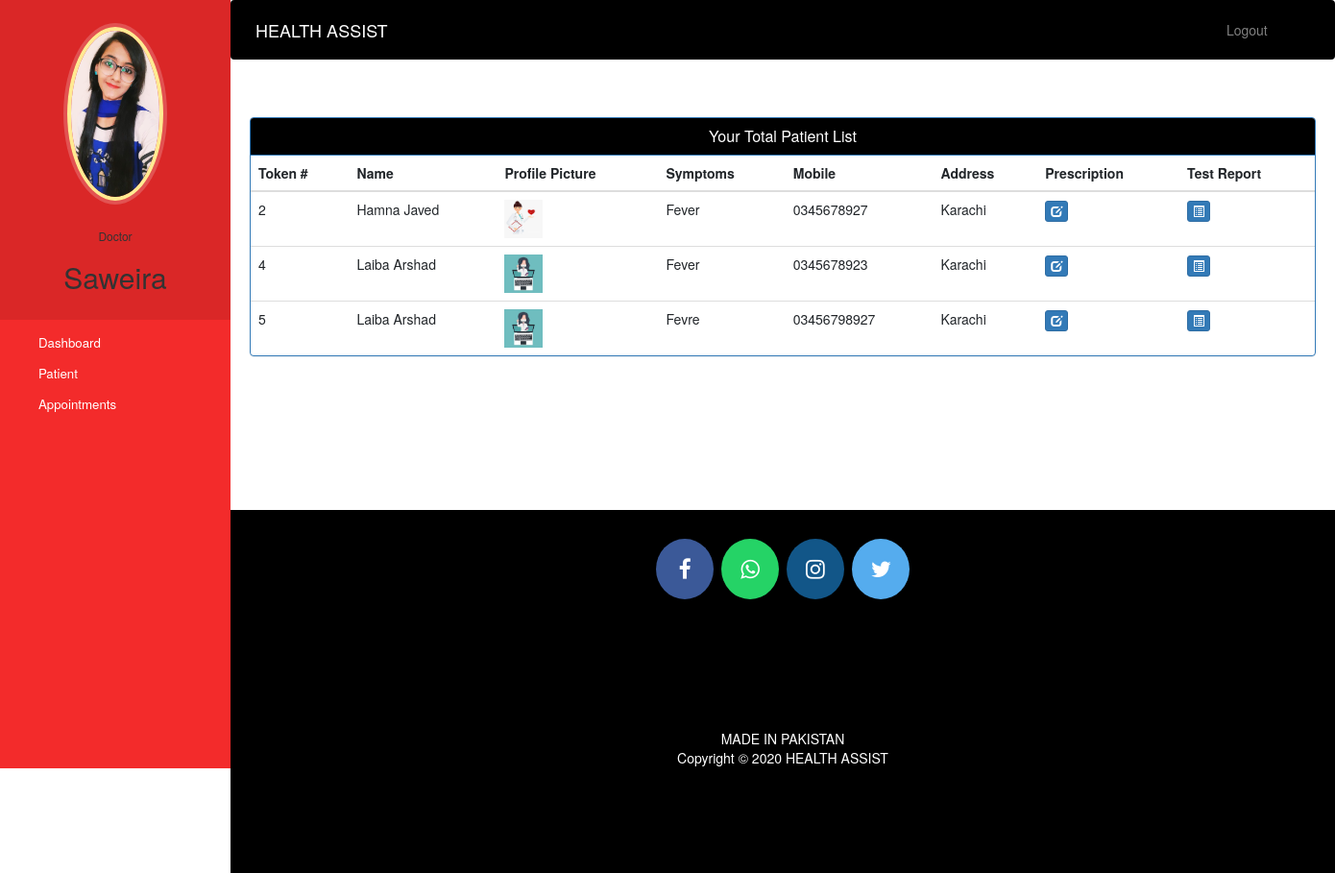
Screenshot of /doctor-view-patient (signed in) with the database file from the repository.
### hospital/models.py (models this page shows, shortened)
class Doctor(models.Model):
    user=models.OneToOneField(User,on_delete=models.CASCADE)
    profile_pic= models.ImageField(upload_to='profile_pic/DoctorProfilePic/',null=True,blank=True)
    address = models.CharField(max_length=40)
    mobile = models.CharField(max_length=20,null=True)
    department= models.CharField(max_length=50,choices=departments,default='Cardiologist')
    status=models.BooleanField(default=True)

class Patient(models.Model):
    user=models.OneToOneField(User,on_delete=models.CASCADE)
    profile_pic= models.ImageField(upload_to='profile_pic/PatientProfilePic/',null=True,blank=True)
    address = models.CharField(max_length=40)
    mobile = models.CharField(max_length=20,null=True)
    symptoms = models.CharField(max_length=100,null=True)
    assignedDoctorId = models.PositiveIntegerField(null=True)
    admitDate=models.DateField(auto_now=True)
    status=models.BooleanField(default=True)
    @property
    def get_name(self):
        return self.user.first_name+" "+self.user.last_name

### hospital/views.py (the view)
# urls.py: path('doctor-view-patient', views.doctor_view_patient_view,name='doctor-view-patient'),
@login_required(login_url='doctorlogin')
@user_passes_test(is_doctor)
def doctor_view_patient_view(request):
    patients=models.Patient.objects.all().filter(status=True,assignedDoctorId=request.user.id)
    doctor=models.Doctor.objects.get(user_id=request.user.id) #for profile picture of doctor in sidebar
    return render(request,'hospital/doctor_view_patient.html',{'patients':patients,'doctor':doctor})

### hospital/views.py (called while the page is built)
def is_doctor(user):
    return user.groups.filter(name='DOCTOR').exists()

### templates/hospital/doctor_view_patient.html (shortened to what this page needs)
{% extends 'hospital/doctor_base.html' %}
{% block content %}
{%load static%}
<head>
  <link href="//netdna.bootstrapcdn.com/bootstrap/3.0.0/css/bootstrap.min.css" rel="stylesheet" id="bootstrap-css">
</head>
<div class="container">
  <div class="panel panel-primary">
    <div class="panel-heading" style=" background-color:black;">
      <h6 class="panel-title">Your Total Patient List</h6>
    </div>
    <table class="table table-hover" id="dev-table">
      <thead>
        <tr>
          <th>Token #</th>
          <th>Name</th>
          <th>Profile Picture</th>
          <th>Symptoms</th>
          <th>Mobile</th>
          <th>Address</th>
          <th>Prescription</th>
          <th>Test Report</th>
        </tr>
      </thead>
      {% for p in patients %}
      <tr>
        <td> {{p.id}}</td>
        <td> {{p.get_name}}</td>
        <td> <img src="{% static p.profile_pic.url %}" alt="Profile Pic" height="40px" width="40px" /></td>
        <td>{{p.symptoms}}</td>
        <td>{{p.mobile}}</td>
        <td>{{p.address}}</td>
        <td><a class="btn btn-primary btn-xs" href="{% url 'doctor-add-prescription' p.id %}"><span class="glyphicon glyphicon-edit"></span></a></td>
        <td><a class="btn btn-primary btn-xs" href="{% url 'doctor-add-testreport' p.id %}"><span class="glyphicon glyphicon-list-alt"></span></a></td>
      </tr>
      {% endfor %}
    </table>
  </div>
</div>
{% endblock content %}

### templates/hospital/doctor_base.html (shortened to what this page needs)
<!DOCTYPE html>
{% load static %}
<html lang="en">
<head>
  <link rel="stylesheet" href="https://stackpath.bootstrapcdn.com/bootstrap/4.3.1/css/bootstrap.min.css">
  <link rel="stylesheet" href="https://maxcdn.bootstrapcdn.com/font-awesome/4.7.0/css/font-awesome.min.css">
</head>
<body>
  <nav class="menu" tabindex="0" style="background-color:  #f32b2b  ;">
    <header class="avatar">
      <img src="{% static doctor.profile_pic.url %}" alt="Profile Pic" />
      <br><br>
      <h6>Doctor</h6>
      <h2>{{request.user.first_name}}</h2>
    </header>
    <ul>
      <li tabindex="0" class="icon-dashboard"> <a style="color:white; text-decoration:none;" href="/doctor-dashboard"><span>Dashboard</span></a> </li>
      <li tabindex="0" class="icon-users"> <a style="color:white; text-decoration:none;" href="/doctor-patient"><span>Patient</span></a></li>
      <li tabindex="0" class="icon-calendar"> <a style="color:white; text-decoration:none;" href="/doctor-appointment"><span>Appointments</span></a></li>
    </ul>
  </nav>
  <main>
    <div class="bs-example">
      <nav class="navbar navbar-expand-md  navbar-dark fixed-top" style="background:black;">
        <a href="/doctor-dashboard" class="navbar-brand">HEALTH ASSIST</a>
        <div class="collapse navbar-collapse justify-content-between" id="navbarCollapse">
          <div class="navbar-nav" style=" margin-left: 90%;">
            <a href="/logout" class="nav-item nav-link">Logout</a>
          </div>
        </div>
      </nav>
    </div>
    <br><br>
    {% block content %}
    {% endblock content %}
    <br><br><br><br><br><br><br>
    <footer>
      <p>
        <a id="ftr" href="https://www.facebook.com/" class="fa fa-facebook"></a>
        <a id="ftr" href="https://api.whatsapp.com" class="fa fa-whatsapp"></a>
        <a id="ftr" href="https://instagram.com/" class="fa fa-instagram"></a>
        <a id="ftr" href="https://twitter.com/" class="fa fa-twitter"></a>
      </p>
      <br>
      <div class="container">
        <div class="row">
          <div class="col-md-12 col-sm-12">
            <div style="color:#ffffff;" class="wow fadeInUp footer-copyright">
              <p>MADE IN PAKISTAN <br>
                Copyright &copy; 2020 HEALTH ASSIST </p>
            </div>
          </div>
        </div>
      </div>
    </footer>
  </main>
</body>
</html>

### templates/hospital/doctor_base.html (style rules this page uses)
a:link { text-decoration: none; }
a { color: white; }
footer { padding: 0px 0px 0px 0px; background-color: black; margin: 0px; }
#ftr { padding: 20px; }
.fa { font-size: 23px; width: 60px; text-align: center; text-decoration: none; margin: 5px 2px; border-radius: 50%; }
.fa-facebook { background: #3B5998; color: white; margin-top: 30px; }
.fa-whatsapp { background: #25d366; color: white; }
.fa-twitter { background: #55ACEE; color: white; }
.fa-instagram { background: #125688; color: white; }
p { text-align: center; }
body { padding-left: 240px; }
main { position: relative; height: 100vh; }
.menu { background: #5bc995; height: 100vh; width: 240px; position: fixed; top: 0px; left: 0; z-index: 5; outline: none; }
.menu .avatar { background: rgba(0, 0, 0, 0.1); padding: 2em 0.5em; text-align: center; }
.menu .avatar img { width: 100px; border-radius: 50%; overflow: hidden; border: 4px solid #ffea92; box-shadow: 0 0 0 4px rgba(255, 255, 255, 0.2); }
.menu .avatar h2 { font-weight: normal; margin-bottom: 0; }
.menu ul { list-style: none; padding: 0.5em 0; margin: 0; }
.menu ul li { padding: 0.5em 1em 0.5em 3em; font-size: 0.95em; font-weight: regular; background-repeat: no-repeat; background-position: left 15px center; background-size: auto 20px; transition: all 0.15s linear; cursor: pointer; }
.menu ul li.icon-dashboard { background-image: url("http://www.entypo.com/images//gauge.svg"); }
.menu ul li.icon-users { background-image: url("http://www.entypo.com/images//users.svg"); }
.menu ul li.icon-calendar { background-image: url("http://www.entypo.com/images//calendar.svg"); }

### templates/hospital/doctor_view_patient.html (style rules this page uses)
a:link { text-decoration: none; }
h6 { text-align: center; }
.row { margin: 100px; }

### rows the page displays
Doctor: profile_pic (picture)
Patient: id "2", get_name "Hamna Javed", profile_pic (picture), symptoms "Fever", mobile "0345678927", address "Karachi"
Patient: id "4", get_name "Laiba Arshad", profile_pic (picture), symptoms "Fever", mobile "0345678923", address "Karachi"
Patient: id "5", get_name "Laiba Arshad", profile_pic (picture), symptoms "Fevre", mobile "03456798927", address "Karachi"

### other values shown
{{ request.user.first_name }} "Saweira"
